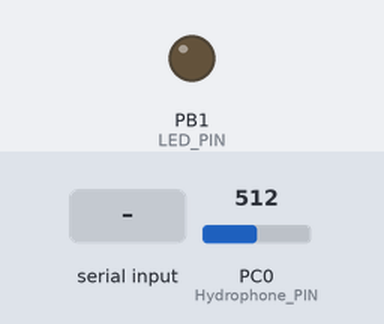
A program run on a simulated ATmega328P, built with avr-gcc and emulated at 16 MHz. Shown: output pins drawn as LEDs (lit = HIGH). Inputs (shaded band) come from the test bench; at power-on: PC0 (Hydrophone_PIN) = 512. A simulated second board sends each byte the program waits for after 2 ms; what the program prints to the serial monitor is not drawn.

Above: at 1.2 s.
1.3 s: "W" received over Serial
At 1.55 s:
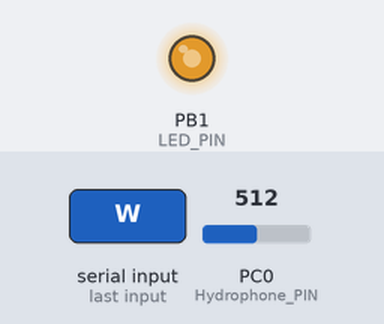
4.3 s: PC0 (Hydrophone_PIN) set to 716
7.3 s: PC0 (Hydrophone_PIN) set to 900
Timing chart, 0 to 16.3 s (numbered marks = the images above; inputs shaded):
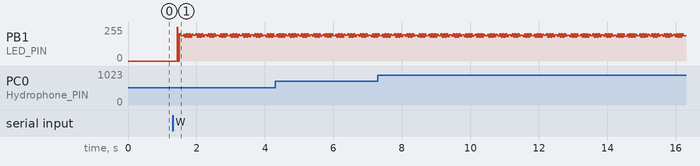

The program:

main.c
```c
/*
 * main.c
 *
 *  Created on: Nov 4, 2014
 *      Author: Josh
 */

#include <avr/io.h>
#include <util/delay.h>
#include "Hydrophone.h"
#include "SerialApp.h"


void AVR_Init()
{
	// Setup AVR Registers
}

int main()
{
	//AVR_Init();
	Hydrophone_Init();
	Serial_Init();

	unsigned int PACKET_SIZE = 2;

	int *DataForPython;
	int buf[512] = {0};

	while(1)
	{
		WaitForPermissionForData(PACKET_SIZE); // writes W and int to python
		LED_PORT |= 1<<LED_PIN;
		DataForPython = CollectHydrophoneData(buf,PACKET_SIZE);
		LED_PORT &= ~1<<LED_PIN;
		SendForProcessing(DataForPython,PACKET_SIZE);
	}

	return 0;
}
```

Hydrophone.c
```c
/*
 * Hydrophone.c
 *
 *  Created on: Nov 4, 2014
 *      Author: Josh
 */

#include <string.h>
#include <avr/io.h>
#include "Hydrophone.h"
#include <avr/interrupt.h>
#include "SerialApp.h"

volatile int n;
volatile int out[500] = {0};


int *CollectHydrophoneData(int *buf, int size)
{
	// initalize some variables
	ADCSRA |= 1<<ADIF; //a logical one clears this interuppt flag.
	TIFR0 |= (1<<OCF0A);
	n = 0;

	// enable interrupt functionality
	sei();
	ADCSRA |= (0<<ADSC | 1<<ADIE | 1<<ADATE);

	// hang inside a while loop untill ADC capture is finished
	//LED_PORT |= 1<<LED_PIN; LED_PORT &= ~(1<<LED_PIN);
	while(n<size) {}

	// Disable interupt functionality
	ADC &= ~1<<ADIE;
	cli();

	// Copy captured data to a register and return
	for(int i = 0; i < size; i++) {
		buf[i] = out[i];
	}

	return buf;
}


ISR(ADC_vect)
{
	out[n] = ADCH;
	n++;

	/* The ADC is triggered by the output compare register flag (OCF0A). OCF0A gets
	 * set every time timer0 hits the compare match threshold set back in the
	 * "Timer0_Init()" function, but it won't clear unless it's ISR occurs. Timer0's ISR
	 *  never occurs because this code uses the ADC's ISR instead. Since OCF0A is the
	 *  ADC's source of automated triggering, the ADC will IGNORE all conversion start
	 *  commands until the OCF0A is cleared. Hence is why there is a command to
	 *  clear OCF0A below.
	 */
	TIFR0 |= (1<<OCF0A);
}


/* ************** LEVEL 2 ****************** */

void Hydrophone_Init()
{
	ADC_Init();
	Timer0_Init();
}

/* ************** LEVEL 1 ****************** */

void ADC_Init()
{
	//DIDR0 = 0x3E; //Leave only ADC0 active
	ADMUX = 0x60; //AVcc Reference, Left Adjusted, ADC0 Selected
	ADCSRB |= 0x03; //ADTS = 3;
	ADCSRA = 1<<ADEN | 4<<ADPS0; //Enable ADC, 16TimesPrecaler
}

void Timer0_Init()
{
	TCCR0A = 0x02; //Set part WGM for CTC mode
	TCCR0B = 0x05; // Set other part of WGM and PRESCALER = 1024
	OCR0A = 0x7F; // Select the Comparison point
}
```

Hydrophone.h
```c
/*
 * Hydrophone.h
 *
 *  Created on: Nov 4, 2014
 *      Author: Josh
 */

#ifndef HYDROPHONE_H_
#define HYDROPHONE_H_

/* INFO: This bit of a lib simply act like a specialized ADC
 * Library. The hydrophone has no computing power it self, but
 * still, it might be nice to abstract all the control that the
 * ADC must use inorder to interface with it.
 */

/* RULES FOR THE ROAD
 *   1) VCC-0.3 < AVCC < VCC+.3
 */

#define Hydrophone_DDR 		DDRC
#define Hydrophone_PORT 	PORTC
#define Hydrophone_PIN 		0
#define Hydrophone_Mask 	1<<Hydrophone_PIN


// function prototype
void ADC_Init();
void Hydrophone_Init();
int *CollectHydrophoneData(int *buf, int size);
void Timer0_Init();


#endif /* HYDROPHONE_H_ */
```

SerialApp.c
```c
// (licence header left out)
#include <avr/io.h>
#include <stdlib.h>
#include "SerialApp.h"
#include "Hydrophone.h"
#include "util/delay.h"

//#define F_CPU 16000000	// 16 MHz oscillator.
#define BaudRate 9600
#define MYUBRR (F_CPU / 16 / BaudRate ) - 1


/* ********************** LEVEL 1 ********************************** */
unsigned char serialCheckRxComplete(void)
{
	return( UCSR0A & _BV(RXC0)) ;		// nonzero if serial data is available to read.
}


unsigned char serialCheckTxReady(void)
{
	return( UCSR0A & _BV(UDRE0) ) ;		// nonzero if transmit register is ready to receive new data.
}

void delayLong()
{
	unsigned int delayvar;
	delayvar = 0;
	while (delayvar <=  65500U)
	{
		asm("nop");
		delayvar++;
	}
}


/* ********************** LEVEL 2 ********************************** */
void establishContact() {
	while (serialCheckRxComplete() == 0) {
		serialPutc('A');
		delayLong();
		delayLong();
		delayLong();
		delayLong();
		delayLong();
		delayLong();
		delayLong();
	}
}

unsigned char serialRead(void)
{
	while (serialCheckRxComplete() == 0) {}	// While data is NOT available to read
	return UDR0;
}

void serialPutc(unsigned char DataOut)
{
	while (serialCheckTxReady() == 0)		// while NOT ready to transmit
	{;;}
	UDR0 = DataOut;
}

void serialPuts(unsigned char *DataOut)
{
	for(; *DataOut; DataOut++)
	{
		serialPutc(*DataOut);
	}
}


/* ********************** LEVEL 3 ********************************** */
void Serial_Init(void)
{

	//Interrupts are not needed in this program. You can optionally disable interrupts.
	//asm("cli");		// DISABLE global interrupts.

	TX_DDR |= 1<<TX_PIN; //Ready Tx pin

	LED_DDR |= 1<<LED_PIN;////// | _BV(1) | _BV(3) | _BV(5);

	//Serial Initialization

 	/*Set baud rate */
	UBRR0H = (unsigned char)((MYUBRR)>>8);
	UBRR0L = (unsigned char) MYUBRR;
	/* Enable receiver and transmitter   */
	UCSR0B = (1<<RXEN0)|(1<<TXEN0);
	/* Frame format: 8data, No parity, 1stop bit */
	UCSR0C = (3<<UCSZ00);


	LED_PORT |= LED_PIN; // Turn on LED @ PB1


	establishContact();  // send a byte to establish contact until Processing responds

	LED_PORT &= ~1<LED_PIN; // Turn off idicator LED
}

void WaitForPermissionForData(unsigned int size)
{
	char cmd = 0;
	int proceed = 0;

	serialPutc('W');
	serialPutc(size);
	while(~proceed)
	{
		cmd = serialRead();
		if(cmd == 'W') {
			break;
		}
	}
}

void SendForProcessing(int *data,unsigned int size)
{
	//char *str = 0;
	for(int i = 0; i<size; i++) {
		//itoa( *(data+i), str, 10 );
		serialPutc(*(data+i));
	}
}
```

SerialApp.h
```c
/*
 * SerialApp.h
 *
 *  Created on: Nov 4, 2014
 *      Author: Josh
 */

#ifndef SERIALAPP_H_
#define SERIALAPP_H_

#define TX_PORT PORTD
#define TX_DDR DDRD
#define TX_PIN 1

#define LED_PORT PORTB
#define LED_DDR DDRB
#define LED_PIN 1

void Serial_Init();
void serialPutc(unsigned char DataOut);
void serialPuts(unsigned char *DataOut);
unsigned char serialRead(void);
void WaitForPermissionForData(unsigned int size);
void SendForProcessing(int *data, unsigned int size);

#endif /* SERIALAPP_H_ */
```
